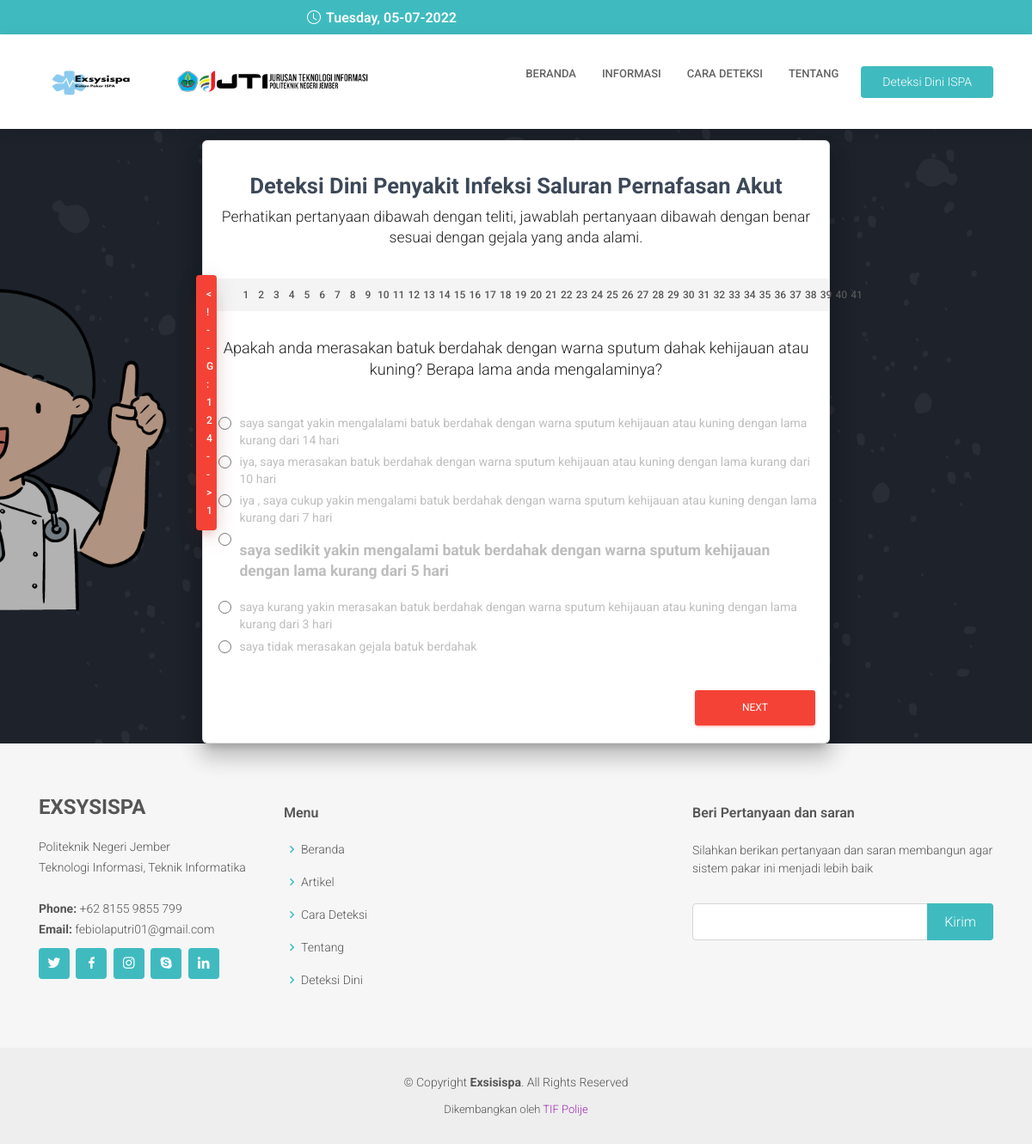
Page /index.php/frontend/konsultasi/konsul on the committed database.
### tables this page shows
CREATE TABLE `tb_pertanyaan` (
  `id_pertanyaan` int(11) NOT NULL,
  `id_gejala_pertanyaan` int(11) NOT NULL,
  `pertanyaan` varchar(255) NOT NULL,
  `jawaban_1` varchar(255) NOT NULL,
  `jawaban_2` varchar(255) NOT NULL,
  `jawaban_3` varchar(255) NOT NULL,
  `jawaban_4` varchar(255) NOT NULL,
  `jawaban_5` varchar(255) NOT NULL,
  `jawaban_6` varchar(255) NOT NULL
);

### application/controllers/frontend/Konsultasi.php (called while the page is built, shortened)
<?php
class Konsultasi extends CI_Controller
{
    public function __construct()
    {
        $this->load->model('konsultasi_model');
        $this->load->model('penyakit_model');
        $this->load->model('pertanyaan_model');
        $this->load->model('random_model');
        $this->load->model('evidence_model');
    }
    public function konsul()
    {
        $data['title'] = "Konsultasi | Expert System ISPA";
        $data['header'] = "Konsultasi";
        $data['detail'] = "Halaman ini adalah halaman untuk pengguna melakukan konsultasi mengenai gejala yang ditemui pada tanaman buah naga";
        $data['start'] = 0;
       $data['pertanyaan'] = $this->pertanyaan_model->getAll();
        $data['penyakit'] = $this->penyakit_model->getAll();
        $data['penjumlah'] =10;
        $this->load->view('frontend/_partials/header', $data);
        $this->load->view('frontend/_partials/topbar', $data);
        $this->load->view('frontend/deteksi/question', $data);
        $this->load->view('frontend/_partials/footer', $data);
    }
}

### index.php (called while the page is built, shortened)
<?php
require_once BASEPATH.'core/CodeIgniter.php';

### application/models/Pertanyaan_model.php (called while the page is built, shortened)
<?php
class Pertanyaan_model extends CI_Model
{
    private $_table = 'tb_pertanyaan';
      public function getAll()
    {
        $this->db->select(
            'a.id_pertanyaan, a.id_gejala_pertanyaan, a.pertanyaan, a.jawaban_1,  a.jawaban_2,  a.jawaban_3,  a.jawaban_4,  a.jawaban_5,  a.jawaban_6,
            b.id_gejala, b.nama_gejala, b.image_gejala'
        );
        $this->db->from('tb_pertanyaan a');
        $this->db->join('tb_gejala b', 'a.id_gejala_pertanyaan = b.id_gejala');
        $this->db->group_by('a.id_pertanyaan');
        return $this->db->get($this->_table)->result_array();
    }
}

### application/views/frontend/deteksi/question.php (the view, shortened to what this page needs)
<br><br><br>
  <div class="image-container set-full-height" style="background-image: url('assets/template/img/slide/slide1.png')">
	    <div class="container">
	        <div class="row">
		        <div class="col-sm-8 col-sm-offset-2">
		            <div class="wizard-container" >
		                <div class="card wizard-card" data-color="red" id="wizard">
		                    <form action="" method="">
		                    	<div class="wizard-header">
		                        	<h3 class="wizard-title">
		                        		Deteksi Dini Penyakit Infeksi Saluran Pernafasan Akut
		                        	</h3>
									<h5>Perhatikan pertanyaan dibawah dengan teliti, jawablah pertanyaan dibawah dengan benar sesuai dengan gejala yang anda alami.</h5>
		                    	</div>
								<div class="wizard-navigation">
									<ul> <?php foreach ($pertanyaan as $pr) : ?>
			                            <li><a href="#detail-<?= $pr['id_pertanyaan']?>" data-toggle="tab"><?php
                                                                                $no = ++$start;
                                                                                echo $no;
                                                                                ?></a></li>
			                             <?php endforeach; ?>
			                        </ul>
								</div>
		                        <div class="tab-content">
		                        	<?php $no =1; foreach ($pertanyaan as $p ) { ?>
		                            <div class="tab-pane" id="detail-<?= $p['id_pertanyaan'] ?>">
		                            	<div class="row">
			                            	<div class="col-sm-12">
				                                	<h4 class="info-text"><?php echo $p['pertanyaan'] ?></h4>
			                            	</div>
			                            	<div class="radio">
										<label>
											<?= $p['jawaban_1'] ?>
										</label>
									</div>
									<div class="radio">
										<label>
											<?= $p['jawaban_2'] ?>
										</label>
									</div>
									<div class="radio">
										<label>
											<?= $p['jawaban_3'] ?>
										</label>
									</div>
									<div class="radio">
										<label>
											<h5 ><b><?= $p['jawaban_4'] ?></b></h5>
										</label>
									</div>
									<div class="radio">
										<label>
											<?= $p['jawaban_5'] ?>
										</label>
									</div>
									<div class="radio">
										<label>
											<?= $p['jawaban_6'] ?>
										</label>
									</div>
		                            	</div>
		                            </div>
		                            	 <?php } ?>
		                            </div>
	                        	<div class="wizard-footer">
	                            	<div class="pull-right">
	                                    <input type='button' class='btn btn-next btn-fill btn-danger btn-wd' name='next' value='Next' />
	                                </div>
	                        	</div>
		                    </form>
		                </div>
		            </div>
		        </div>
	    	</div>
		</div>
</div>

### assets/template/css/style.css (style rules this page uses)
body { font-family: "Open Sans", sans-serif; color: #444444; }
a { color: #3fbbc0; text-decoration: none; }
h1, h2, h3, h4, h5, h6 { font-family: "Roboto", sans-serif; }

### rows in the picture
tb_pertanyaan: no "1", pertanyaan "Apakah anda merasakan batuk berdahak dengan warna sputum dahak kehijauan atau kuning? Berapa lama anda mengalaminya?", jawaban_1 "saya sangat yakin mengalalami batuk berdahak dengan warna sputum kehijauan atau kuning dengan lama kurang dari 14 hari", jawaban_2 "iya, saya merasakan batuk berdahak dengan warna sputum kehijauan atau kuning dengan lama kurang dari 10 hari", jawaban_3 "iya , saya cukup yakin mengalami batuk berdahak dengan warna sputum kehijauan atau kuning dengan lama kurang dari 7 hari", jawaban_4 "saya sedikit yakin mengalami batuk berdahak dengan warna sputum kehijauan dengan lama kurang dari 5 hari", jawaban_5 "saya kurang yakin merasakan batuk berdahak dengan warna sputum kehijauan atau kuning dengan lama kurang dari 3 hari", jawaban_6 "saya tidak merasakan gejala batuk berdahak"
tb_pertanyaan: no "2"
tb_pertanyaan: no "3"
tb_pertanyaan: no "4"
tb_pertanyaan: no "5"
tb_pertanyaan: no "6"
tb_pertanyaan: no "7"
tb_pertanyaan: no "8"
tb_pertanyaan: no "9"
tb_pertanyaan: no "10"
tb_pertanyaan: no "11"
tb_pertanyaan: no "12"
tb_pertanyaan: no "13"
tb_pertanyaan: no "14"
tb_pertanyaan: no "15"
tb_pertanyaan: no "16"
tb_pertanyaan: no "17"
tb_pertanyaan: no "18"
tb_pertanyaan: no "19"
tb_pertanyaan: no "20"
tb_pertanyaan: no "21"
tb_pertanyaan: no "22"
tb_pertanyaan: no "23"
tb_pertanyaan: no "24"
tb_pertanyaan: no "25"
tb_pertanyaan: no "26"
tb_pertanyaan: no "27"
tb_pertanyaan: no "28"
tb_pertanyaan: no "29"
tb_pertanyaan: no "30"
tb_pertanyaan: no "31"
tb_pertanyaan: no "32"
tb_pertanyaan: no "33"
tb_pertanyaan: no "34"
tb_pertanyaan: no "35"
tb_pertanyaan: no "36"
tb_pertanyaan: no "37"
tb_pertanyaan: no "38"
tb_pertanyaan: no "39"
tb_pertanyaan: no "40"
tb_pertanyaan: no "41"
